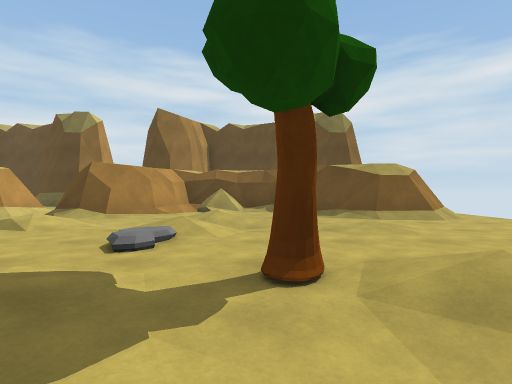
view 1 (above)

22 first-person views from a walk through a Unity game level. The camera is 1.2 m above the floor, looks level and sees 80° across. The floor is counted in squares, 2 m on a side. Each view is taken from the middle of a square. On the plan, view 1 faces up. The plan holds only what a view shows up to about 9 squares ahead; the rest is blank.

view 2
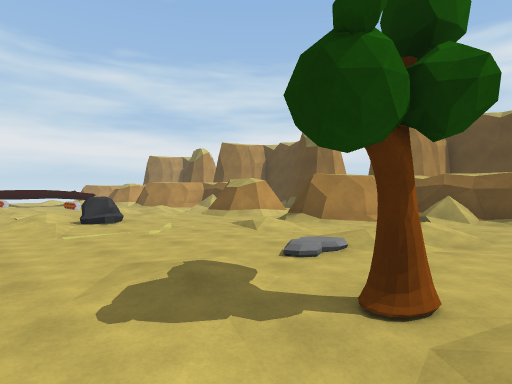

view 3
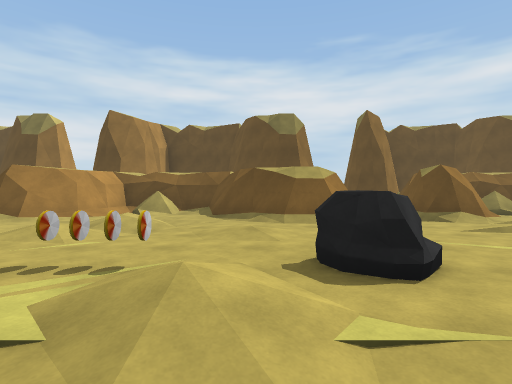

view 4
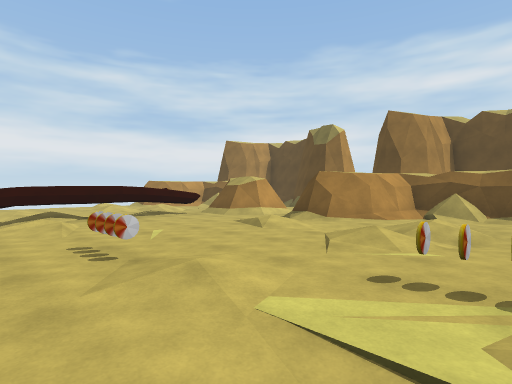

view 5
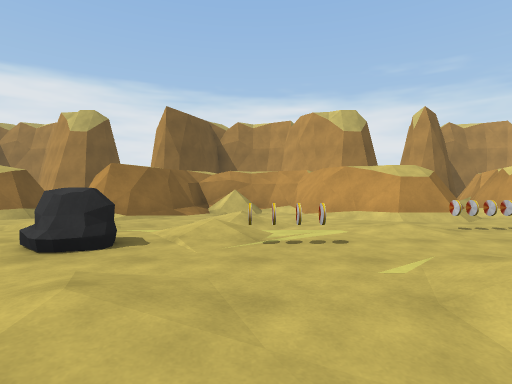

view 6
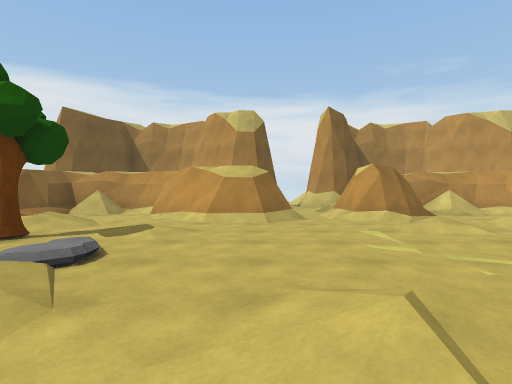

view 7
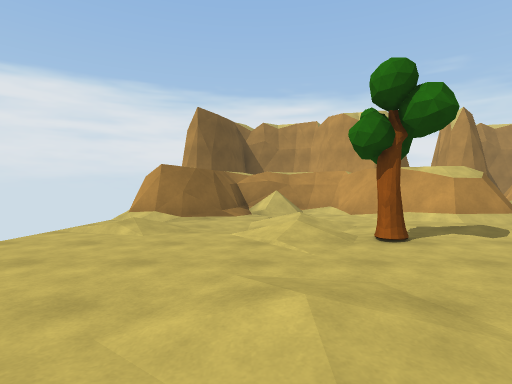

view 8
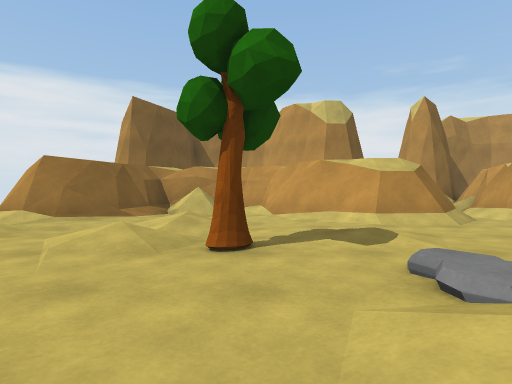

view 9
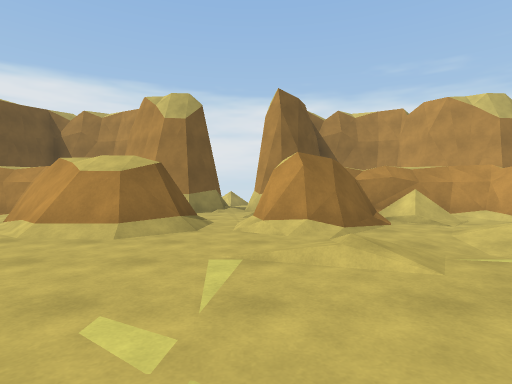

view 10
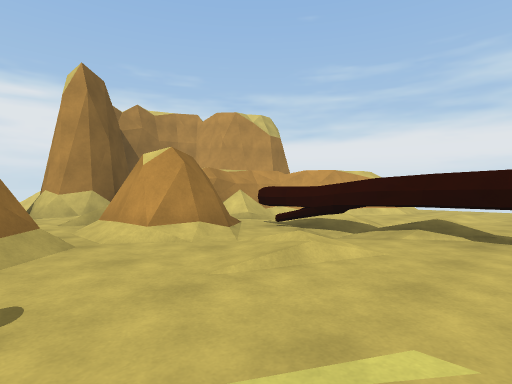

view 11
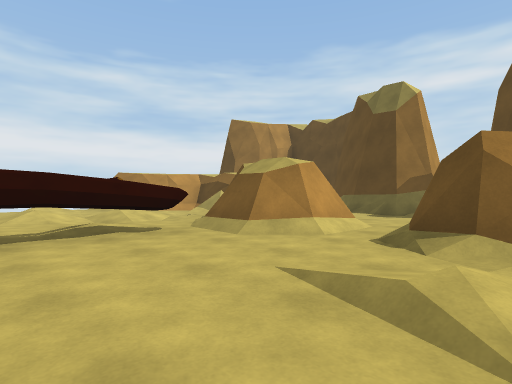

view 12
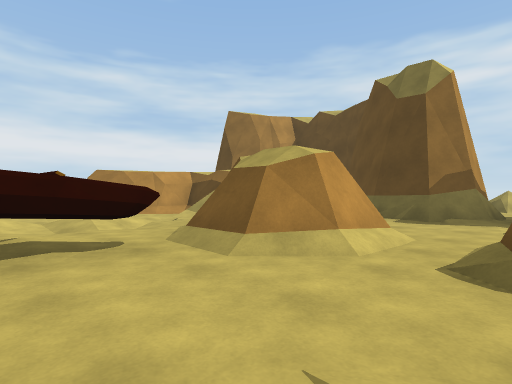

view 13
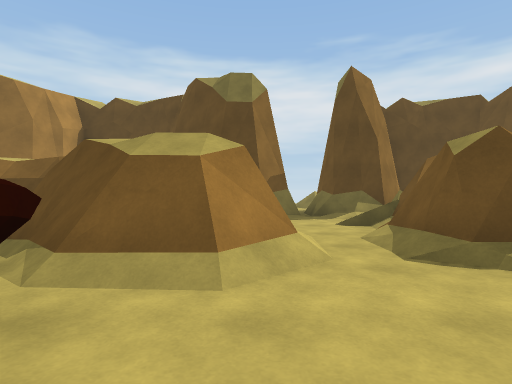

view 14
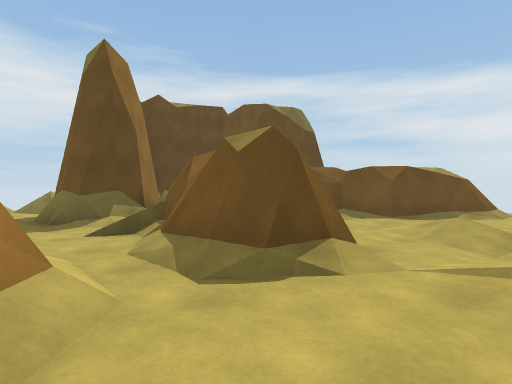

view 15
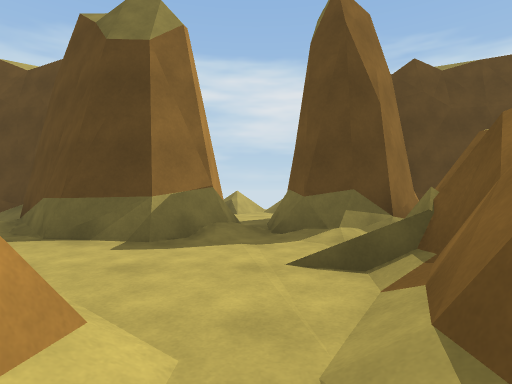

view 16
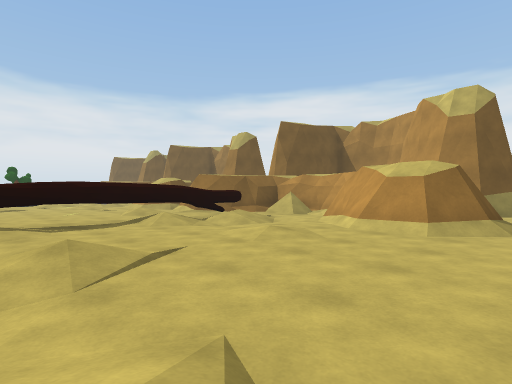

view 17
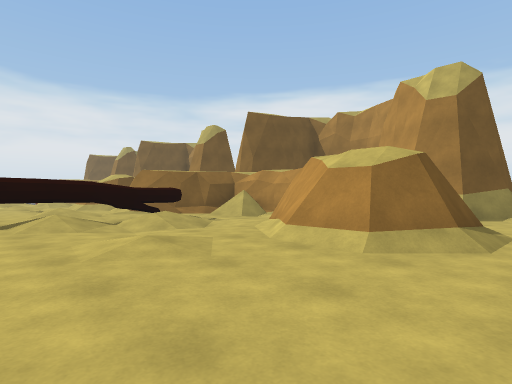

view 18
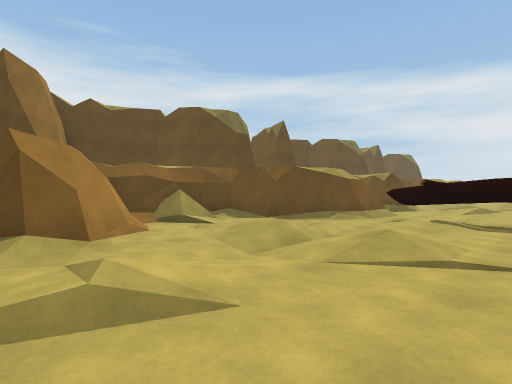

view 19
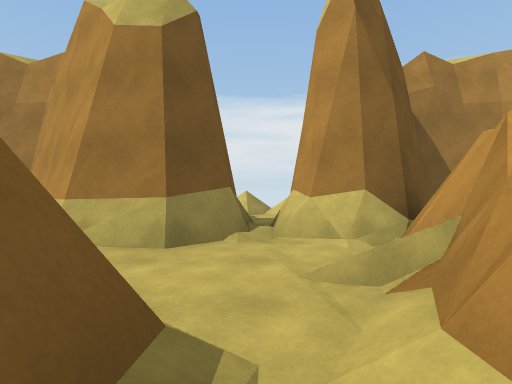

view 20
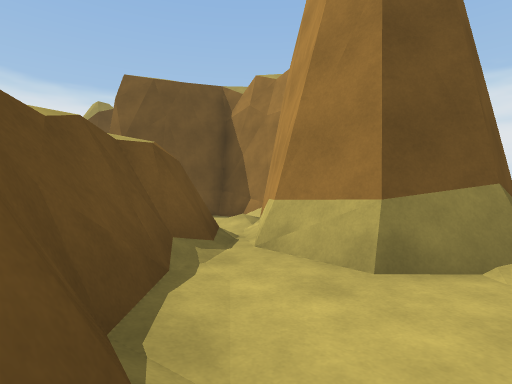

view 21
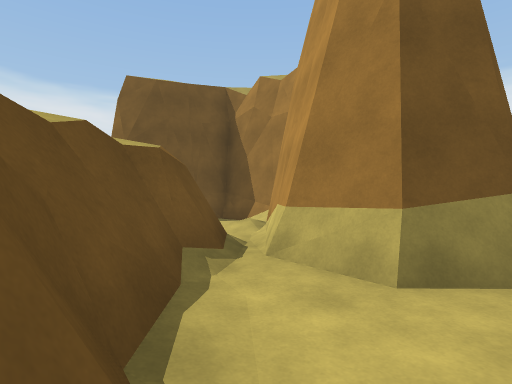

view 22
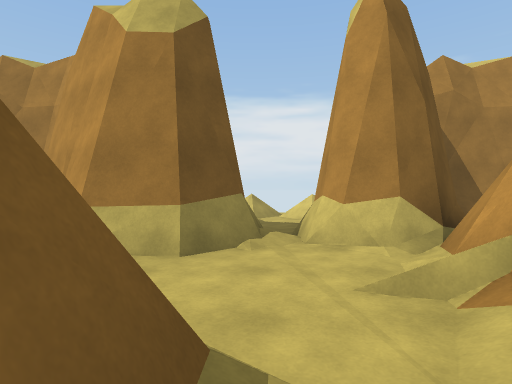

### Floor plan
Key: @ floor where view 1 was taken; # wall or solid block; x gap in a wall; . main floor; : floor 0.25 m higher than the main floor; + floor 0.5 m higher than the main floor; / step, stairs or slope; = window, fence, low wall or low ledge; ^ raised ledge; T tree; R rock; C coin; H thing the floor can be seen under or through.
Columns run from 24 left of view 1 to 5 right of it. Each row starts with its distance up from view 1.
 16                   ///
 15                   ../
 14              ##    .  ##
 13          .#       #.# #
 12          x###  ####.###
 11       ###:##    ###.###
 10        :.:.###   :../###
  9   ####  ..###^## :../##^##
  8  ##..####.###:.####.###:.##
  7 ##:...###.##:...###.##....###.
  6 ...:/..//....:/..//....:/../..
  5 ::.:..:^..::.:..:...::.:..:..
  4 ...+..HH.....+..:......+..:..
  3 ......HH......CC.R.....:......
  2 ...:..HH.....:.://.....:T/:...
  1 ...:..H.::.CC:....+....:....+.
  0 ../../ ^...//../:.:..//.@+..:.
 -1 .###...^##.###...:##/###...###
 -2 .####./###.###//####/###///#
 -3  .  ##^###..#######=..######
 -4  ::   ###:://#  ###:://#
 -5  ##     ##/###   #######
 -6  #     ##### ##=#####  #
 -7           .   #### ..
 -8                    ..
 -9                    //
-10                    :/

Where each view was taken, in squares from view 1:
view 1: 0 up, 0 right, facing up
view 2: 0 up, 1 right, facing up-left
view 3: 0 up, 8 left, facing up
view 4: 0 up, 9 left, facing up-left
view 5: 6 up, 9 left, facing down
view 6: 6 up, 3 left, facing down
view 7: 6 up, 2 right, facing down
view 8: 5 up, 0 right, facing down
view 9: 4 up, 5 left, facing down
view 10: 3 up, 13 left, facing down-left
view 11: 3 up, 13 left, facing up-left
view 12: 4 up, 14 left, facing up-left
view 13: 4 up, 16 left, facing up
view 14: 5 up, 6 left, facing up-right
view 15: 7 up, 5 left, facing up
view 16: 5 up, 24 left, facing down-right
view 17: 3 up, 24 left, facing down-right
view 18: 3 up, 24 left, facing up-right
view 19: 1 down, 14 left, facing down
view 20: 2 down, 14 left, facing down-right
view 21: 2 down, 4 left, facing down-right
view 22: 1 down, 4 left, facing down
